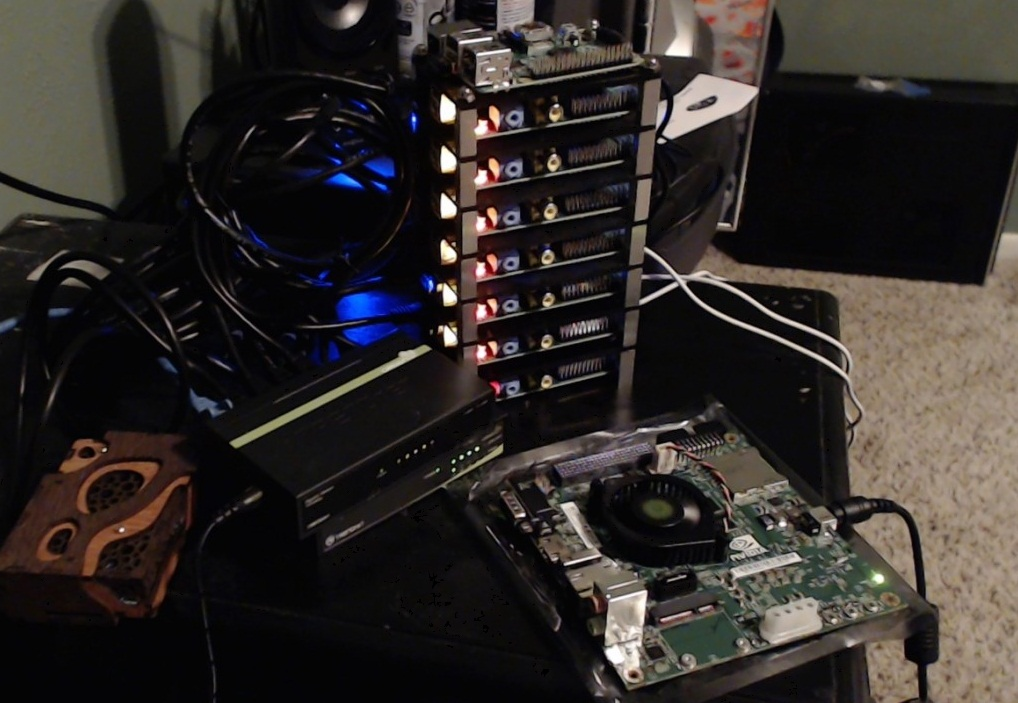
#> input picture feature matching/main img.jpg, 1018 x 703 px, given in place of the camera
$ python filtering.py
#> lines starting #> are read from the running program, lines starting #| are printed output that depends on the picture; after the words box and inside, x2 and y2 are one past the last pixel; in counts of white or black regions, pixels touching at a corner belong together
import cv2
import numpy as np

cap = cv2.VideoCapture(0)

while True:
    _ , frame = cap.read()
#> frame is the input picture: shape (703, 1018, 3); mean B, G, R 40.7, 43.2, 48.1

    hsv = cv2.cvtColor(frame , cv2.COLOR_BGR2HSV)
#> hsv: shape (703, 1018, 3); mean H, S, V 61, 68.9, 50.5

    # hsv hue value
    low_orange = np.array([12,90,0])
    up_orange = np.array([70,160,255])

    mask = cv2.inRange(hsv , low_orange , up_orange)
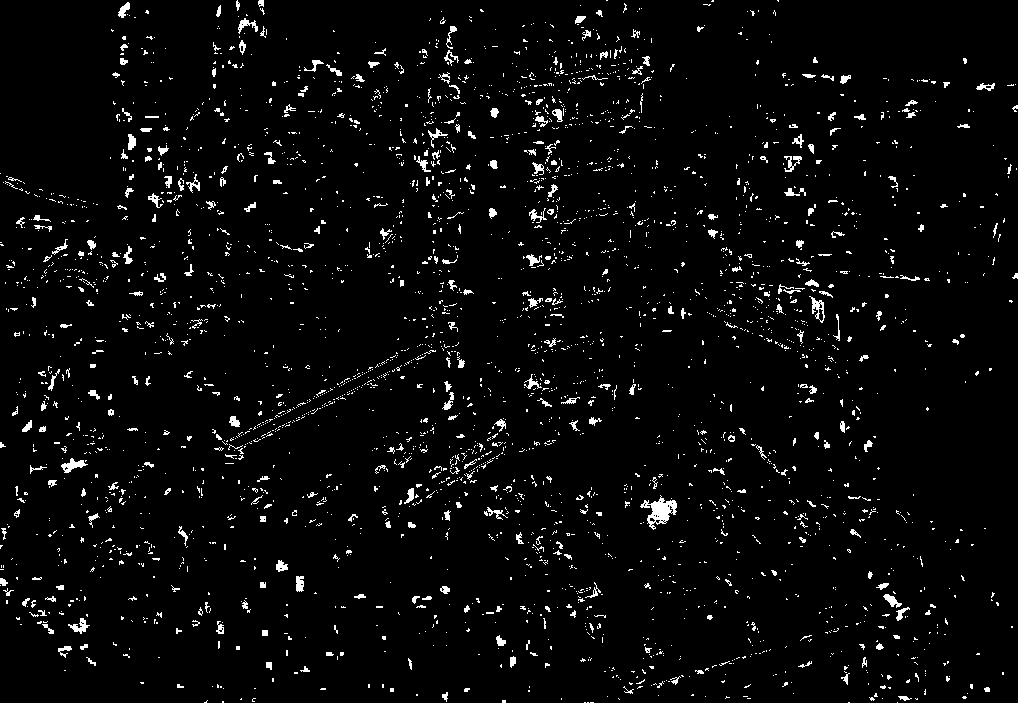
#> mask: shape (703, 1018); 3.6% white in thin lines or dots
    # cv2.imshow("mask" , mask)
    res = cv2.bitwise_and(frame , frame , mask=mask) # where maskValue == 1, only in those areas bitwise and is applied
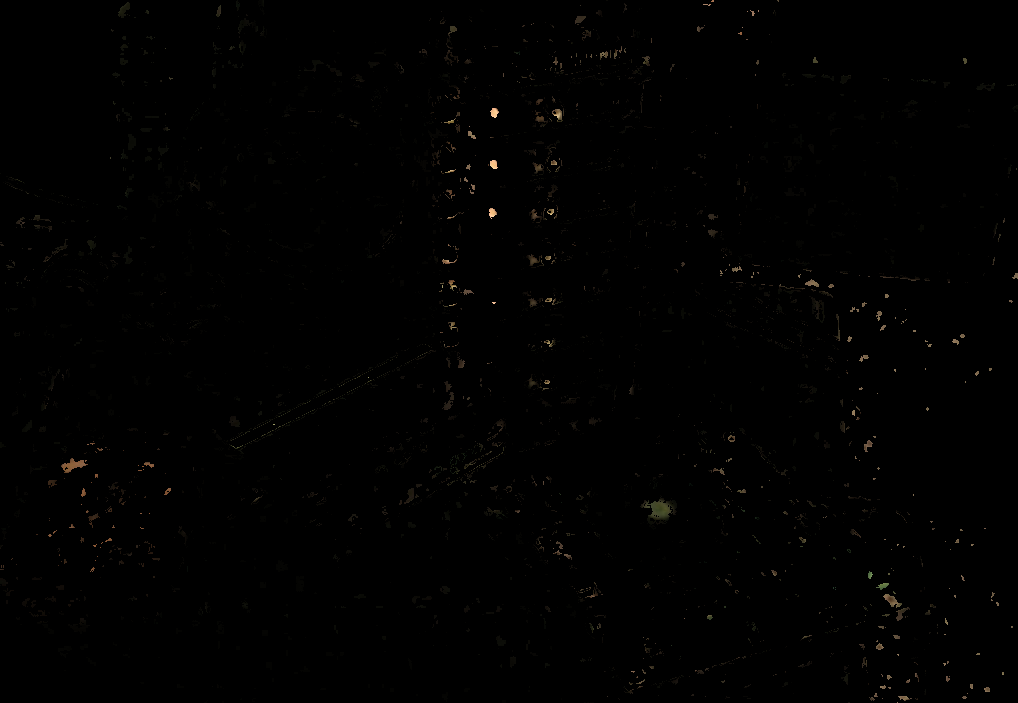
#> res: shape (703, 1018, 3); mean B, G, R 0.6, 0.9, 1.1

    # removing noise (blur techniques)
    blurBlock = 5
    kernel = np.ones((blurBlock,blurBlock))/(blurBlock**2)
    # smoothed = cv2.filter2D(res , -1 , kernel)

    # blur = cv2.GaussianBlur(res , (blurBlock,blurBlock) , 0)

    medianRes = cv2.medianBlur(res , blurBlock)

    # bilat = cv2.bilateralFilter(res , blurBlock , 75 , 75)

    # cv2.imshow("smooth blur" , smoothed)
    # cv2.imshow("guass blur" , blur)
    cv2.imshow("median blur" , medianRes)
    # cv2.imshow("bilat blur" , bilat)

    # erosion, dilation, opening, closing
    slider = np.ones((7,7))
    erosion = cv2.erode(mask , slider , iterations=2) # erodes erroe
#> erosion: shape (703, 1018); every value is 0
    dilation = cv2.dilate(mask , slider , iterations=1) # dilates error (check imshow)
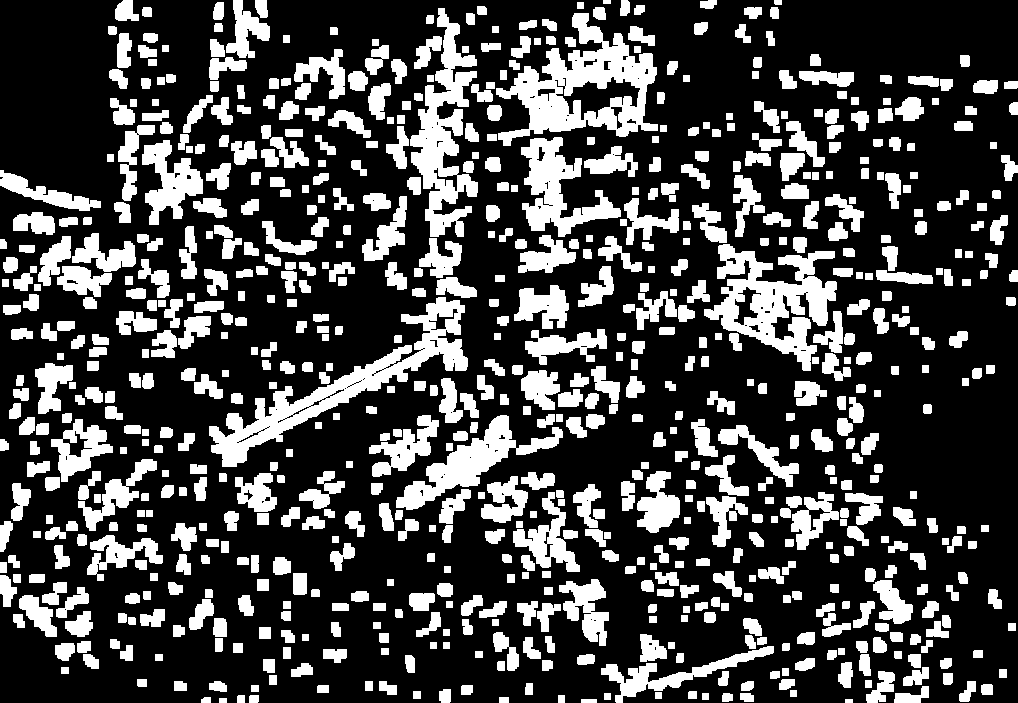
#> dilation: shape (703, 1018); 27.5% white; 750 white regions, largest, box (x1, y1, x2, y2) and area: (496, 13, 658, 146) 8847, (209, 297, 468, 467) 8507, (704, 244, 837, 371) 7437
    opening = cv2.morphologyEx(mask , cv2.MORPH_OPEN , slider) # removes false positives
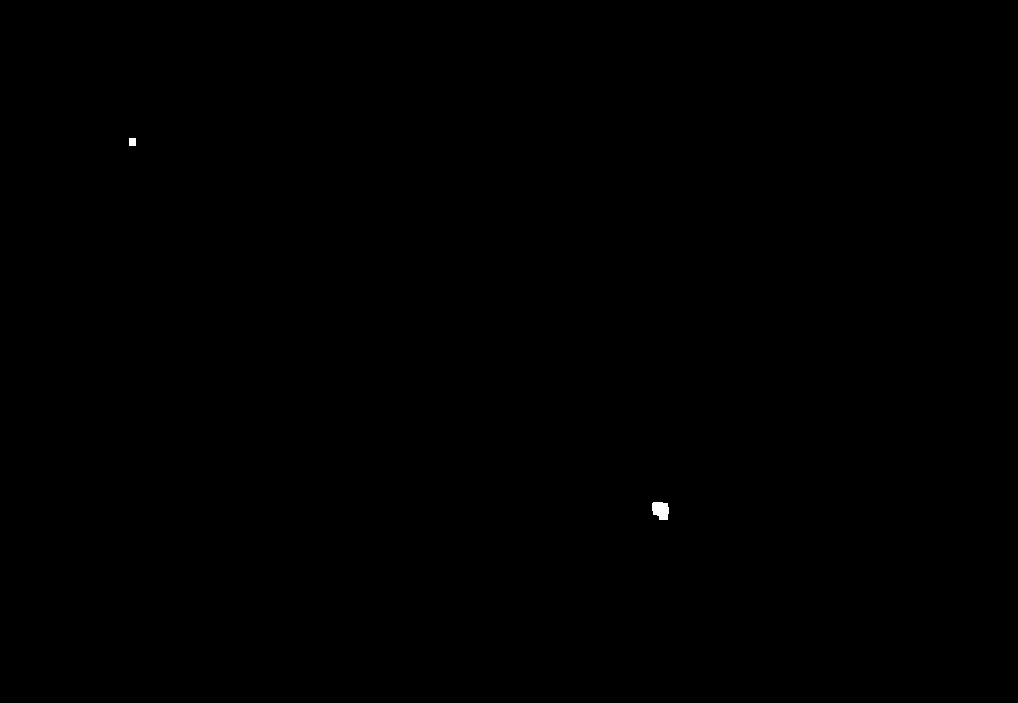
#> opening: shape (703, 1018); 0.04% white; 2 white regions, box (x1, y1, x2, y2) and area: (652, 502, 669, 520) 252, (129, 138, 136, 146) 56
    closing = cv2.morphologyEx(mask , cv2.MORPH_CLOSE , slider) # removes false negatives
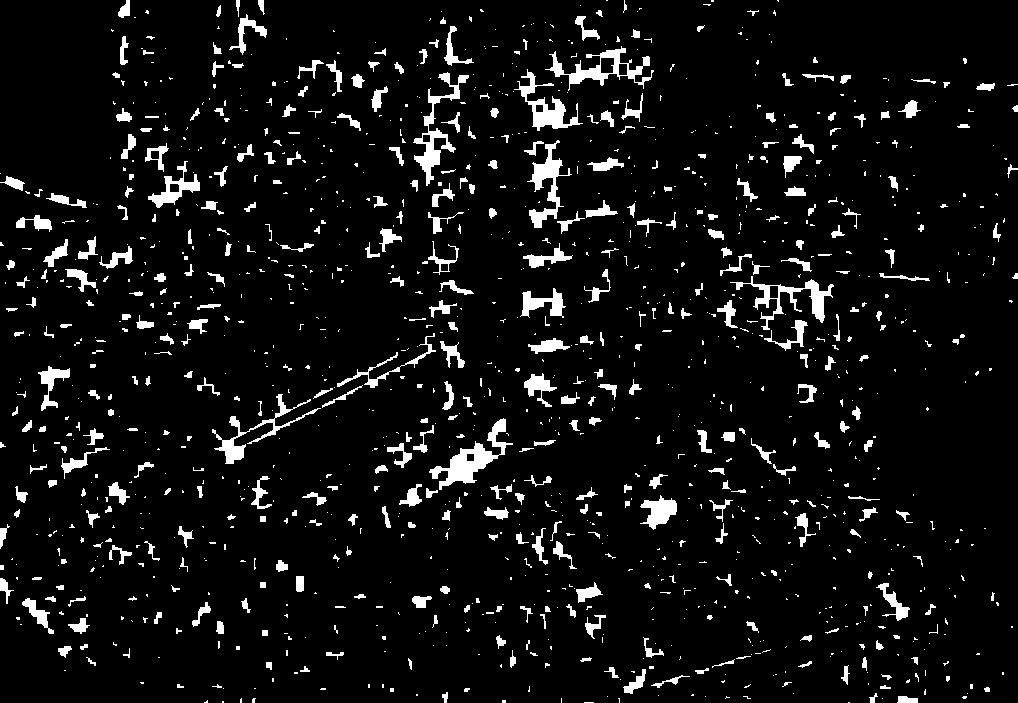
#> closing: shape (703, 1018); 6.6% white; 1319 white regions (908 under 20 px), largest, box (x1, y1, x2, y2) and area: (429, 418, 513, 490) 1654, (413, 72, 469, 186) 1348, (545, 46, 654, 91) 1318

    # [6 lines of commented-out code are left out]
    if cv2.waitKey(1) & 0xFF == ord('q'):
#> (key q is pressed here)
        break

cap.release()
cv2.destroyAllWindows()
